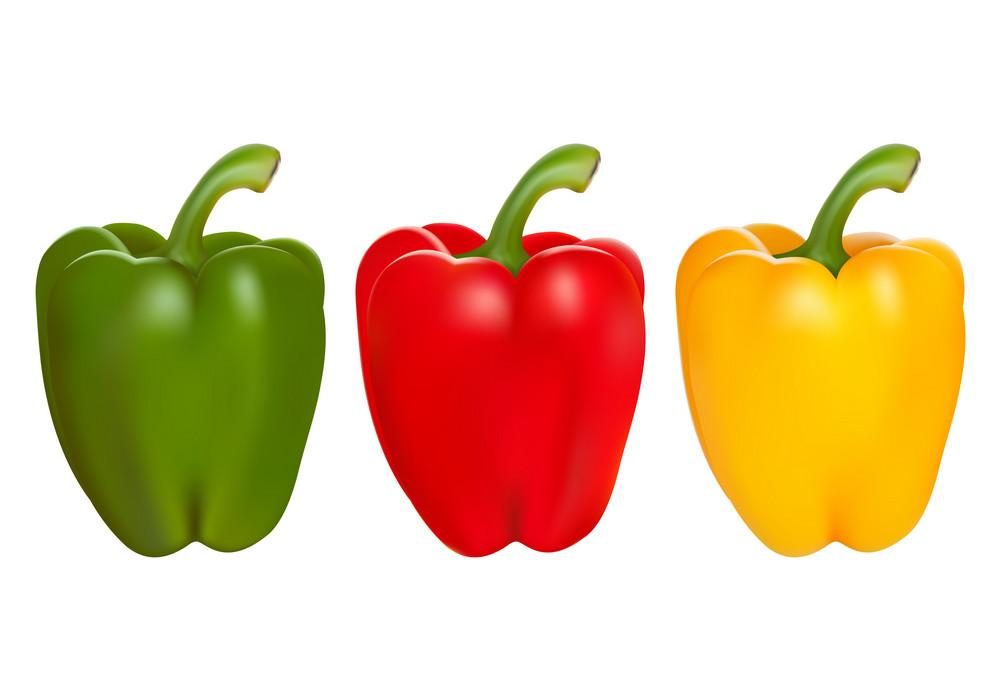
#> input picture morrones.jpg, 1000 x 700 px, found by its file name
$ jupyter execute 1_introduccion_imagenes.ipynb
#> lines starting #> are read from the running program, lines starting #| are printed output that depends on the picture
<a href="https://www.inove.com.ar"></a>

# Imagenes

Programa creado para mostrar ejemplos prácticos de los visto durante la clase<br>
v2.0

### **Objetivos**
*   Distinguir el concepto básico de ancho x alto en un pixel.
*   Identificar los canales de color.
*   Comprender los canales de color en una imagen digital.
*   Diferenciar entre blanco y negro en una imagen digital.

# Uso y manipulación de imagenes

[cell 1]
#Librerias a implementar
import os
import platform

import numpy as np
import matplotlib.pyplot as plt
import matplotlib.image as mpimg

**Imagen digital:** Es la combinación de pixeles que da lugar a las imágenes digitales, son mapas de bits: Es decir, cuadrículas de pixeles que se fusionan de forma imperceptible para crear una imagen.

**Un pixel:** Es el cuadrado más pequeño de tono, que, junto a otros pixeles, crea una cuadrícula que da lugar a una imagen.

Fuente: https://www.adobe.com/ar/creativecloud/photography/discover/pixelate-image.html

## 1 - Dimensiones de una imagen.

Crear una imagen considerando alto y ancho con Matplotlib.

[cell 2]
# plt alias Matplotlib.
# Método figure() crea el espacio para dibujar.
fig = plt.figure()

# Crea el gráfico ax
ax = fig.add_subplot()

# Los píxeles tienen dimensiones para alto, ancho
# imagen_pixel, es un array numpy de zeros (np.zeros)
# Que tiene como parámetros shape(alto, ancho)
# dtype tipo de dato que representa un entero de 8 bits sin signo con números comprendidos entre  0 y 255.
imagen_pixel = np.zeros(shape=(10,10), dtype=np.uint8)

# Del gráfico ax se implementa el método .imshow()
# que necesita la imagen o pixel a mostrar
ax.imshow(imagen_pixel)

# Muestra la imagen
plt.show()
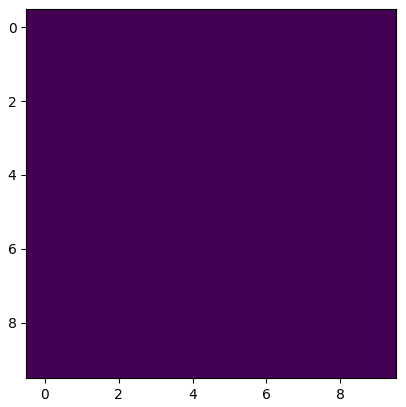
#> figure drawn by matplotlib, 1 panel

[cell 3]
# Información del alto y ancho de la imagen con shape(alto, ancho)
print("Canales o profundiad de la imagen:", imagen_pixel.shape)

## 2 - Canales de Color

 Un pixel, tiene un canal de color representado por un valor para los colores RGB(RED, GREEN y BLUE) y se puede variar en la escala que puede ir de 0 a 1, o de:
 *  255 (el valor máximo) significa mayor luz.
 *  0 (el valor mínimo) significa menor cantidad de luz (oscuro).

**Imagen considerando los canales de color con Matplotlib.**

[cell 4]
# plt alias de Matplotlib.
# Método figure() crea el espacio para dibujar.
# Con figsize=(16,9) se define el ancho y alto del dibujo
fig = plt.figure(figsize=(16,9))

# Agrega un titulo y tamaño de fuente(letra) al gráfico.
fig.suptitle('Img con RGB', fontsize=16)

# Crea el gráfico ax
ax = fig.add_subplot()

# imagen, es un array numpy de unos (np.ones)
# shape=(3, 9, 3), se especifica el alto, ancho y canal de color
# dtype tipo de dato que representa un entero de 8 bits sin signo con números comprendidos entre  0 y 255.
imagen = np.ones(shape=(3, 9, 3), dtype=np.uint8)

# Modificando los canales de color
# imagen[alto, ancho, canal RGB|012] = escala de color
imagen[:, 0:3, 0] = 255
imagen[:, 3:6, 1] = 255
imagen[:, 6:9, 2] = 255

# Del gráfico ax se implementa el método .imshow()
# que necesita la imagen o pixel a mostrar
ax.imshow(imagen)

# Muestra la imagen
plt.show()
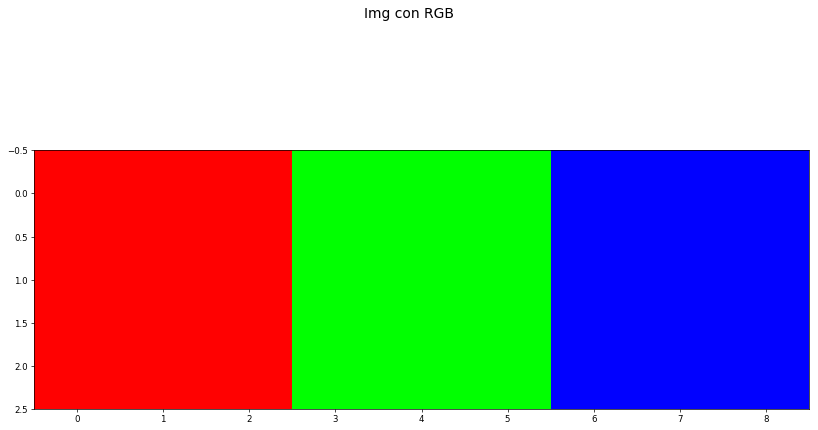
#> figure drawn by matplotlib, 1 panel

[cell 5]
# Los canales de color o profundidad de la imagen representan la tercera dimensión
# luego del alto y el ancho
print("Canales o profundiad de la imagen:", imagen.shape)

¿Qué sucede si colocamos los tres canales con su máximo o mínimo brillo?

[cell 6]
# plt alias de Matplotlib.
# Método figure() crea el espacio para dibujar.
# Con figsize=(16,9) se define el ancho y alto del dibujo
fig = plt.figure(figsize=(16,9))

# Agrega un titulo y tamaño de fuente(letra) al gráfico.
fig.suptitle('Los tres canales juntos', fontsize=16)

# Crean dos gráficos ax1 y ax2 en el mismo espacio del dibujo
# ubicación de los gráficos (fila, columna, posición)
ax1 = fig.add_subplot(1, 2, 1)
ax2 = fig.add_subplot(1, 2, 2)

# imagen, es un array numpy de unos (np.ones)
# shape=(16, 16, 3), se especifica el alto, ancho y canal de color
# dtype tipo de dato que representa un entero de 8 bits sin signo con números comprendidos entre  0 y 255.
imagen_blanca = np.ones(shape=(16, 16, 3), dtype=np.uint8)

# Para todos los canales de color : los iguales a 255 máximo brillo (blanco)
imagen_blanca[:, :, :] = 255

# Del gráfico ax1 se implementa el método .imshow()
# que necesita la imagen_blanca  a mostrar
ax1.imshow(imagen_blanca)

# Agrega un subtitulos
ax1.set_title("imagen_blanca[:, :, :] = 255")

# Mismo procedimiento para la imagen en color negro.
imagen_negra = np.ones(shape=(16, 16, 3), dtype=np.uint8)
imagen_negra[:, :, :] = 0
ax2.imshow(imagen_negra)
ax2.set_title("imagen_negra[:, :, :] = 0")
plt.show()
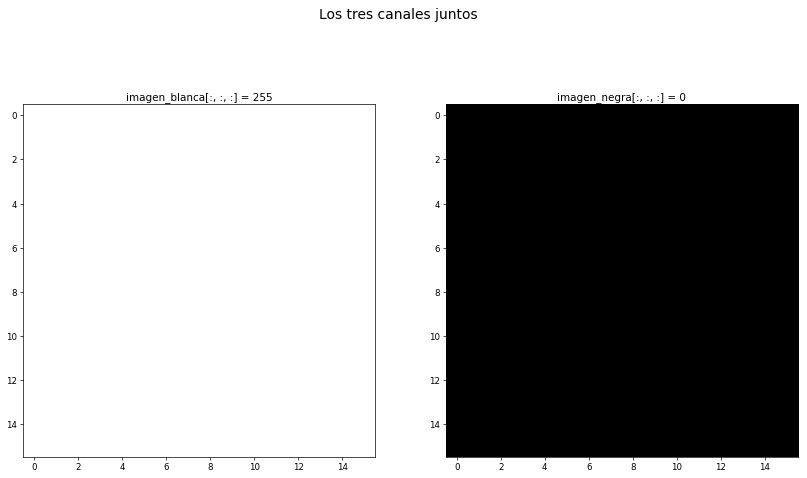
#> figure drawn by matplotlib, 2 panels

### 3 - Canales de color en una imagen digital.

### Código de descarga del dataset

[cell 7]
if os.access('morrones.jpg', os.F_OK) is False:
    if platform.system() == 'Windows':
        !curl https://raw.githubusercontent.com/InoveAlumnos/redes_profundas_python/main/morrones.jpg > morrones.jpg
    else:
        !wget morrones.jpg https://raw.githubusercontent.com/InoveAlumnos/redes_profundas_python/main/morrones.jpg

[cell 8]
# Leer imagen
# Utilizando la herramienta importada de import matplotlib.image as mpimg
# y el método .imread() indicandole el nombre de la imagen descargada
img = mpimg.imread('morrones.jpg')
#> img is the input picture: shape (700, 1000, 3); mean R, G, B 229.5, 202.6, 168.6

# Mostrar imagen
plt.imshow(img)
plt.show()

[cell 9]
print("Dimensiones: alto:", img.shape[0], ", ancho:", img.shape[1], ", canales:", img.shape[2])
#| Dimensiones: alto: 700 , ancho: 1000 , canales: 3
print(img.shape)
#| (700, 1000, 3)

### Hacer una copia de la imagen inicial y resaltar los canales de color en su máximo brillo.

[cell 10]
# Se almacena en morron_v la imagen recortada por alto y ancho
morron_v = img[140:560,0:330,:]
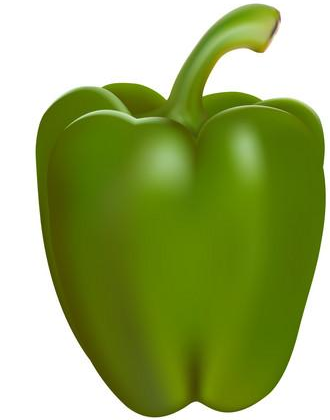
#> morron_v: shape (420, 330, 3); mean R, G, B 156.6, 173.9, 107.1

# Método imshow() para mostrar la imagen
plt.imshow(morron_v)

# Mostrar la imagen.
plt.show()

[cell 11]
# Para hacer una copia a partir de la imagen inicial se emplea el método copy().
copia = img.copy()

# Se igualan el array copia y la imagen en cuanto a: alto, ancho y canales de color
copia[:,:,:] = img[:,:,:]

# Resaltar los canales
# imagen[alto,ancho,canal de color] = escala que va de 0 a 255
copia[:,:,0] = 255
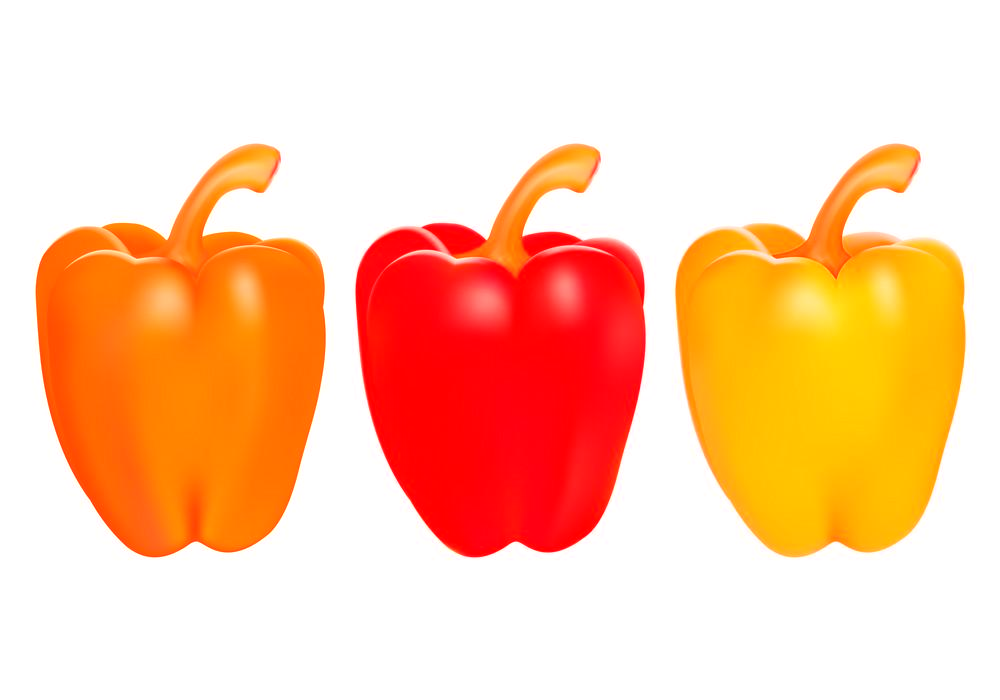
#> copia: shape (700, 1000, 3); mean R, G, B 255, 202.6, 168.6

# Método imshow() para mostrar la imagen
plt.imshow(copia)

# Mostrar la imagen.
plt.show()

[cell 12]
# Para hacer una copia a partir de la imagen inicial se emplea el método copy().
copia1 = img.copy()

# Se igualan el array copia y la imagen en cuanto a: alto, ancho y canales de color
copia1[:,:,:] = img[:,:,:]

# Resaltar los canales
# imagen[alto,ancho,canal de color] = escala que va de 0 a 255
copia1[:,:,2] = 255
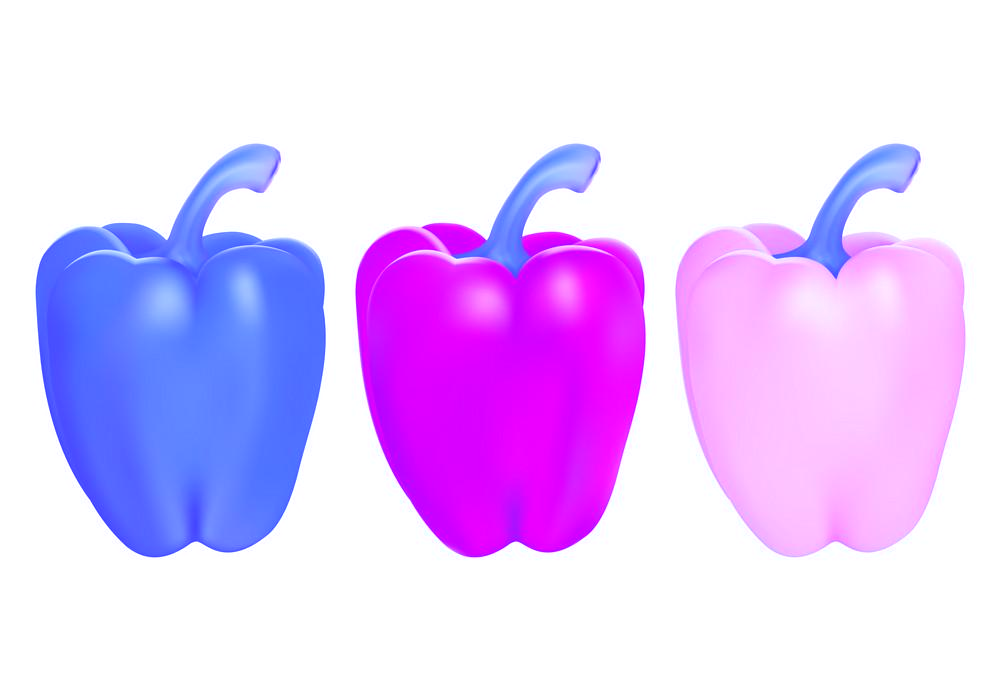
#> copia1: shape (700, 1000, 3); mean R, G, B 229.5, 202.6, 255

# Método imshow() para mostrar la imagen
plt.imshow(copia1)

# Mostrar la imagen.
plt.show()

Cambiar el fondo a negro

[cell 13]
# La imagen de los morrones tiene fondo blanco, es decir que sus tres canales
# están en 255. Mediante un blucle podemos generar una magen sin el fondo
# Creamos una magen de igual tamaño a la de los morrones pero inicializada
# sus canales en 0 (negro, será el nuevo color de fondo)
imagen_sinfondo = np.zeros(shape=img.shape, dtype=np.uint8) * 0

# Realizar un bucle que recorra la dimensión 700x1000
for h in range(img.shape[0]):
    for w in range(img.shape[1]):
        canal_red = img[h, w, 0]
        canal_green = img[h, w, 1]
        canal_blue = img[h, w, 2]
        if canal_red == 255 and canal_green == 255 and canal_blue == 255:
             # reemplazar fondo blanco por fondo negro
            imagen_sinfondo[h, w, :] = 0
        else:
            # sino es fondo, copiar de la imagen original
            imagen_sinfondo[h, w, :] = img[h, w, :]
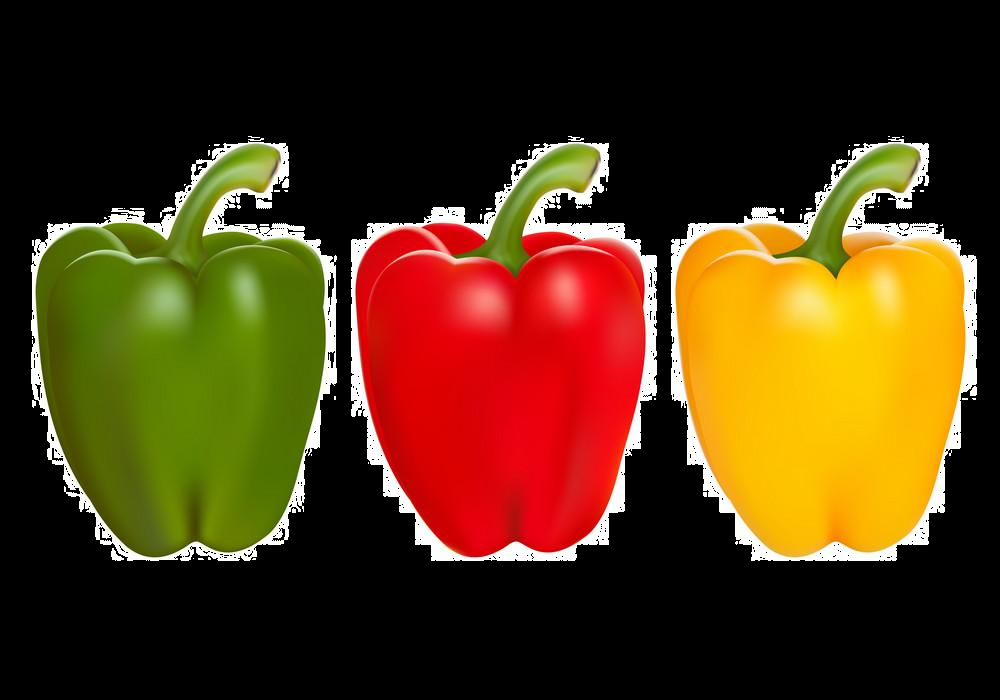
#> imagen_sinfondo: shape (700, 1000, 3); mean R, G, B 79.8, 52.9, 18.9

plt.imshow(imagen_sinfondo)
plt.show()

[cell 14]
# Máscara para sacar el blacno (eliminar el fondo)
img_negra = img.copy()

# Mascara que se encarga de ubicar el fondo blanco y cambiarlo por color negro.
img_negra[(img == [255,255,255]).all(-1), :] = 0

# Mostrar la imagen, indicando la imagen, los valores mínimos y máximos de la escala.
plt.imshow(img_negra, vmin=0, vmax=255)
plt.show()

## 4 - Imagenes en escala de grises (1 dimensión de profundidad)

[cell 15]
# imagen, es un array numpy de unos (np.ones)
# shape=(16, 16), se especifica el alto, ancho, sin canales de color.
# dtype tipo de dato que representa un entero de 8 bits sin signo con números comprendidos entre  0 y 255.

img3 = np.ones(shape=(16,16), dtype=np.uint8)

# Se agrega un color en cada porción del ancho.
img3[:,:4] = 0
img3[:,4:8] = 120
img3[:,8:12] = 180
img3[:,12:16] = 255

# Mostrar la imagen en escalas de grises.
# cmap='gray', variación de colores en grises.
plt.imshow(img3, cmap='gray', vmin=0, vmax=255)
plt.show()
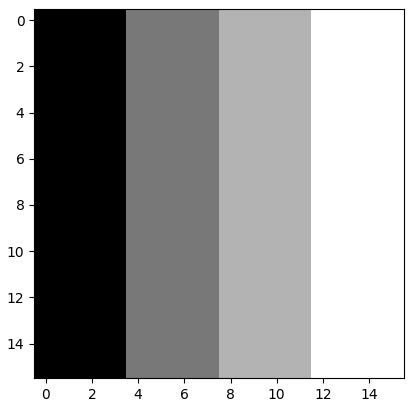
#> figure drawn by matplotlib, 1 panel

## 5 - Imagen a RGB (color) a escala de grises

[cell 16]
# Fórmula para transformar una imagen a color (3 canales)
# a escala de grises (1 canal)
# Al traducir una imagen en color a escala de grises (modo "L"), la biblioteca utiliza la transformación de luminancia.
# Fuente: https://pillow.readthedocs.io/en/stable/reference/Image.html#PIL.Image.Image.convert

def rgb2gray(rgb):
    return np.dot(rgb[...,:3], [0.2989, 0.5870, 0.1140])
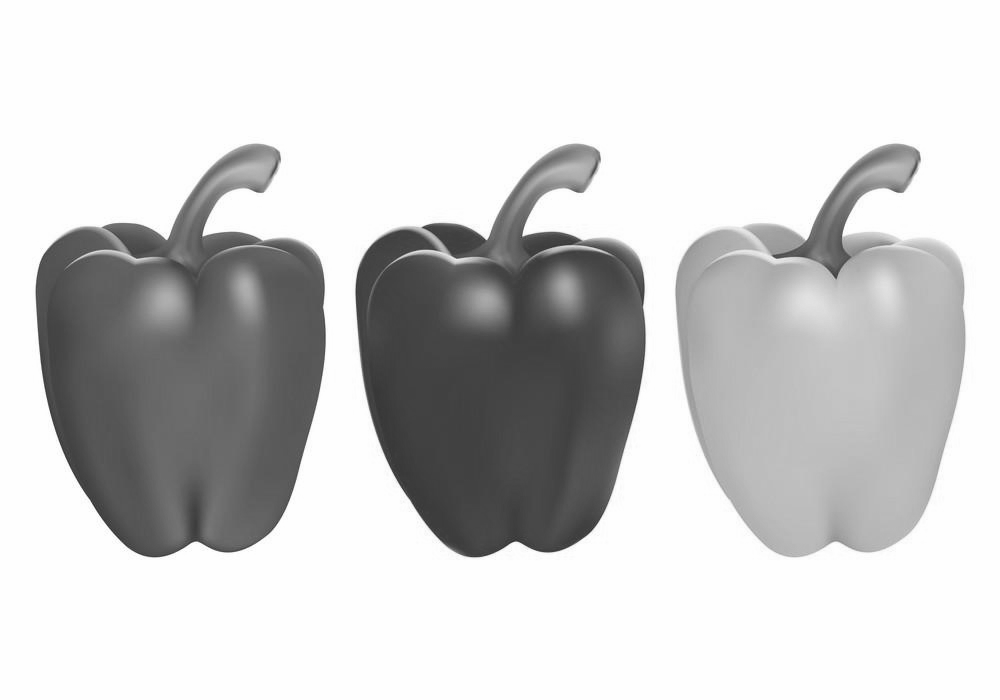
#> returned value: shape (700, 1000) float64; min 42.21, max 255, mean 206.7

[cell 17]
# Se invoca la función
gray = rgb2gray(img)

# cmap='gray', variación de colores en grises, indicando los valores máximo y mínimo de la escala de colores.
plt.imshow(gray, cmap='gray', vmin=0, vmax=255)
plt.show()

[cell 18]
print("Dimensiones: alto:", gray.shape[0], ", ancho:", gray.shape[1], ", canales:", 1)
#| Dimensiones: alto: 700 , ancho: 1000 , canales: 1
print(gray.shape)
#| (700, 1000)
